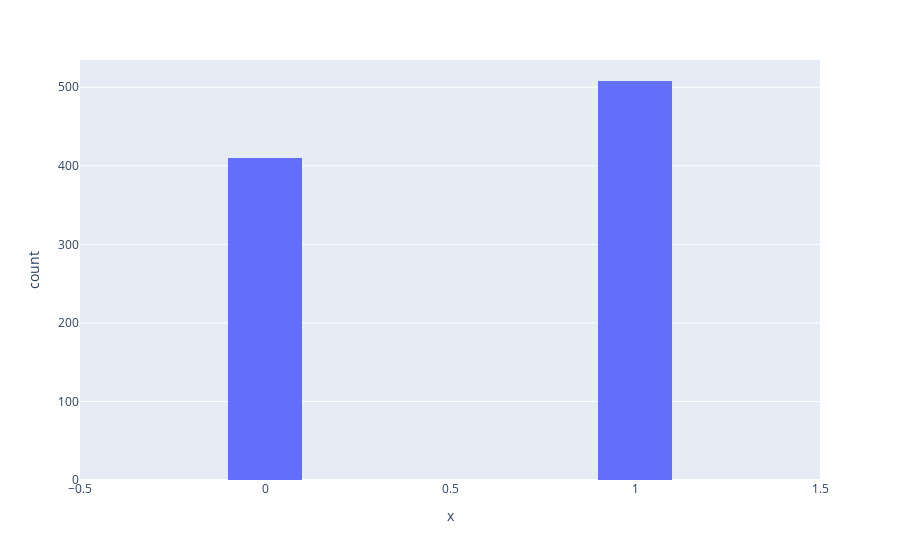

This figure's notebook cell:
### Code cell
fig = px.histogram(data, x = y)
fig.update_layout(bargap=0.8)
fig.show()

### Figure 1 — Plotly figure (JSON) as saved in the notebook; plotly's stock layout.template omitted (floating-point values rounded to 4 significant figures; data arrays with more than 128 entries replaced by an {"elided": "..."} marker saying what was removed)
{"data": [{"alignmentgroup": "True", "bingroup": "x", "hovertemplate": "x=%{x}<br>count=%{y}<extra></extra>", "legendgroup": "", "marker": {"color": "#636efa", "pattern": {"shape": ""}}, "name": "", "offsetgroup": "", "orientation": "v", "showlegend": false, "type": "histogram", "x": {"elided": "918 int values"}, "xaxis": "x", "yaxis": "y"}], "layout": {"bargap": 0.8, "barmode": "relative", "legend": {"tracegroupgap": 0}, "margin": {"t": 60}, "xaxis": {"anchor": "y", "domain": [0, 1], "title": {"text": "x"}}, "yaxis": {"anchor": "x", "domain": [0, 1], "title": {"text": "count"}}}}
